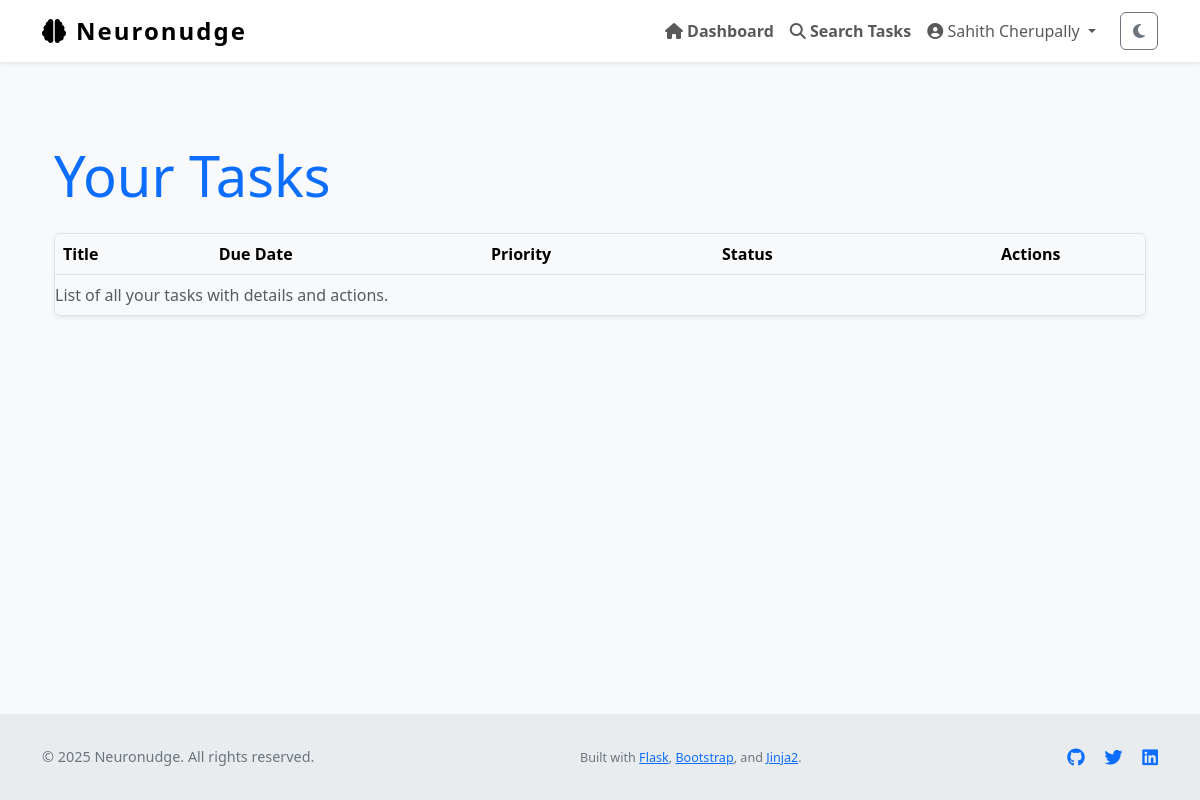
/tasks (signed in), run on an earlier commit of the app's database.
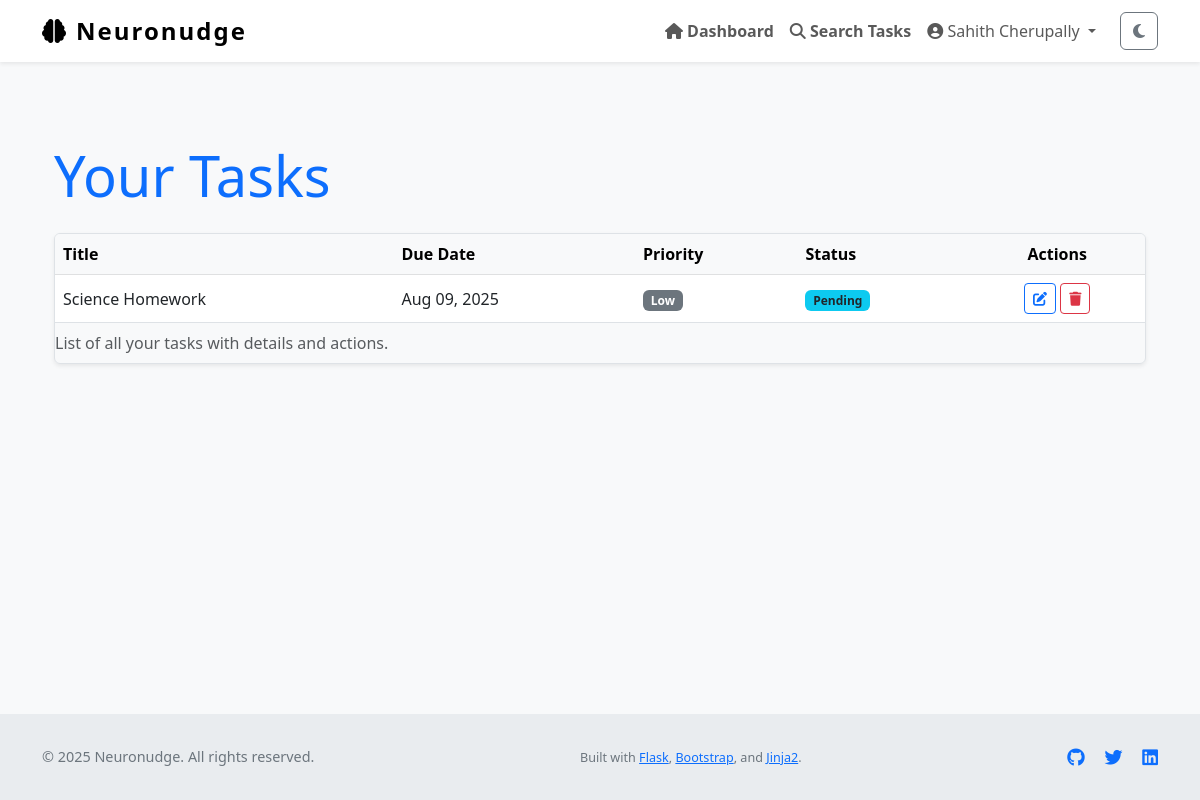
And on a later commit of the database.
### Neuronudge/models.py (models this page shows, shortened)
class User(UserMixin, db.Model):
    id = db.Column(db.Integer, primary_key=True)
    name = db.Column(db.String(150), nullable=True)                # full name
    username = db.Column(db.String(150), unique=True, nullable=False)
    email = db.Column(db.String(150), unique=True, nullable=False)
    password_hash = db.Column(db.String(256), nullable=False)
    profile_type = db.Column(db.String(50), nullable=False, default='General')
    created_at = db.Column(db.DateTime, default=datetime.utcnow)
    tasks = db.relationship('Task', backref='user', lazy=True)
    logs = db.relationship('ActivityLog', backref='user', lazy=True)
    preferences = db.relationship('OnboardingPreferences', back_populates='user', uselist=False)

class Task(db.Model):
    id = db.Column(db.Integer, primary_key=True)
    title = db.Column(db.String(255), nullable=False)
    description = db.Column(db.Text)
    due_date = db.Column(db.DateTime)
    completed = db.Column(db.Boolean, default=False)
    priority = db.Column(db.Integer, default=3)         # 1 = high, 2 = med, 3 = low
    reminder_set = db.Column(db.Boolean, default=False)
    created_at = db.Column(db.DateTime, default=datetime.utcnow)
    updated_at = db.Column(db.DateTime, default=datetime.utcnow, onupdate=datetime.utcnow)
    user_id = db.Column(db.Integer, db.ForeignKey('user.id'), nullable=False)

### Neuronudge/views.py (the view)
@views.route('/tasks')
@login_required
def task_list():
    page = request.args.get('page', 1, type=int)
    tasks = Task.query.filter_by(user_id=current_user.id).paginate(page=page, per_page=10)
    return render_template('task_list.html', tasks=tasks)

### Neuronudge/__init__.py (called while the page is built)
def create_app():
    app = Flask(__name__)
    app.config['SECRET_KEY'] = 'thisissecret'
    app.config['SQLALCHEMY_DATABASE_URI'] = f'sqlite:///{DB_NAME}'
    app.config['SQLALCHEMY_TRACK_MODIFICATIONS'] = False
    db.init_app(app)
    csrf.init_app(app)
    from .views import views
    from .auth import auth
    app.register_blueprint(views, url_prefix='/')
    app.register_blueprint(auth, url_prefix='/')
    from .models import User, Task, OnboardingPreferences, ActivityLog
    with app.app_context():
        db.create_all()
    login_manager = LoginManager()
    login_manager.login_view = 'auth.login'
    login_manager.init_app(app)
    @login_manager.user_loader
    def load_user(id):
        return User.query.get(int(id))
    return app

### Neuronudge/templates/task_list.html (shortened to what this page needs)
{% extends "layout.html" %}
{% block content %}
<section aria-labelledby="taskListHeading" class="my-5">
    <div class="container">
        <h1 id="taskListHeading" class="mb-4 display-4 text-primary">Your Tasks</h1>
        {% if tasks %}
        <div class="table-responsive shadow-sm rounded border">
            <table class="table table-hover align-middle mb-0" aria-describedby="taskListDesc">
                <caption id="taskListDesc">List of all your tasks with details and actions.</caption>
                <thead class="table-light">
                    <tr>
                        <th scope="col">Title</th>
                        <th scope="col">Due Date</th>
                        <th scope="col">Priority</th>
                        <th scope="col">Status</th>
                        <th scope="col" class="text-center">Actions</th>
                    </tr>
                </thead>
                <tbody>
                    {% for task in tasks %}
                    <tr>
                        <td>{{ task.title }}</td>
                        <td>{{ task.due_date.strftime('%b %d, %Y') if task.due_date else 'No due date' }}</td>
                        <td>
                            {% if task.priority == 'High' %}
                                <span class="badge bg-danger">High</span>
                            {% elif task.priority == 'Medium' %}
                                <span class="badge bg-warning text-dark">Medium</span>
                            {% else %}
                                <span class="badge bg-secondary">Low</span>
                            {% endif %}
                        </td>
                        <td>
                            {% if task.completed %}
                                <span class="badge bg-success">Completed</span>
                            {% else %}
                                <span class="badge bg-info text-dark">Pending</span>
                            {% endif %}
                        </td>
                        <td class="text-center">
                            <a href="{{ url_for('views.task_edit', task_id=task.id) }}" class="btn btn-sm btn-outline-primary" aria-label="Edit task {{ task.title }}">
                                <i class="fa-solid fa-pen-to-square"></i>
                            </a>
                            <button type="button" class="btn btn-sm btn-outline-danger btn-delete-task" data-task-id="{{ task.id }}" aria-label="Delete task {{ task.title }}">
                                <i class="fa-solid fa-trash"></i>
                            </button>
                        </td>
                    </tr>
                    {% endfor %}
                </tbody>
            </table>
        </div>
        {% else %}
        <p class="text-muted text-center fs-5">You have no tasks yet. <a href="{{ url_for('views.task_create') }}">Create your first task now.</a></p>
        {% endif %}
    </div>
</section>
{% endblock %}

### Neuronudge/templates/layout.html (shortened to what this page needs)
<!DOCTYPE html>
<html lang="en" class="h-100" data-theme="light">
<head>
    <link href="https://cdn.jsdelivr.net/npm/bootstrap@5.3.0/dist/css/bootstrap.min.css" rel="stylesheet" />
    <link href="https://cdnjs.cloudflare.com/ajax/libs/font-awesome/6.4.0/css/all.min.css" rel="stylesheet" />
    <link rel="stylesheet" href="{{ url_for('static', filename='style.css') }}" />
</head>
<body class="d-flex flex-column h-100" role="document" aria-live="polite" aria-busy="false" aria-label="Neuronudge main document">
<nav class="navbar navbar-expand-lg navbar-light fixed-top bg-white shadow-sm" role="navigation" aria-label="Main navigation">
    <div class="container">
        <a class="navbar-brand d-flex align-items-center" href="{{ url_for('views.home') }}" aria-label="Neuronudge homepage">
            <i class="fa-solid fa-brain me-2" aria-hidden="true"></i> Neuronudge
        </a>
        <div class="collapse navbar-collapse" id="navbarNav">
            <ul class="navbar-nav ms-auto align-items-center" role="menubar">
                {% if current_user.is_authenticated %}
                    <li class="nav-item" role="none">
                        <a class="nav-link fw-semibold" href="{{ url_for('views.dashboard') }}" role="menuitem">
                            <i class="fa-solid fa-house"></i> Dashboard
                        </a>
                    </li>
                    <li class="nav-item" role="none">
                        <a class="nav-link fw-semibold" href="{{ url_for('views.task_search') }}" role="menuitem">
                            <i class="fa-solid fa-magnifying-glass"></i> Search Tasks
                        </a>
                    </li>
                    <li class="nav-item dropdown" role="none">
                        <a class="nav-link dropdown-toggle" href="#" id="profileDropdown" role="button"
                           data-bs-toggle="dropdown" aria-expanded="false" aria-haspopup="true" aria-controls="profileDropdownMenu">
                            <i class="fa-solid fa-user-circle"></i> {{ current_user.name or current_user.email }}
                        </a>
                    </li>
                    <li class="nav-item" role="none">
                        <button id="darkModeToggle" class="btn btn-outline-secondary ms-3" aria-pressed="false" aria-label="Toggle dark mode">
                            <i class="fa-solid fa-moon"></i>
                        </button>
                    </li>
                {% endif %}
            </ul>
        </div>
    </div>
</nav>
<div class="flash-message container position-fixed top-0 end-0 p-3" role="region" aria-live="assertive" aria-atomic="true">
</div>
<main role="main" class="container flex-grow-1 my-4" tabindex="-1">
    {% block content %}{% endblock %}
</main>
<footer class="footer mt-auto" role="contentinfo">
    <div class="container d-flex flex-column flex-md-row justify-content-between align-items-center">
        <p class="mb-2 mb-md-0">&copy; {{ current_year if current_year else "2025" }} Neuronudge. All rights reserved.</p>
        <p class="mb-0">
            <small>
                Built with
                <a href="https://flask.palletsprojects.com/" target="_blank" rel="noopener noreferrer">Flask</a>,
                <a href="https://getbootstrap.com/" target="_blank" rel="noopener noreferrer">Bootstrap</a>,
                and
                <a href="https://jinja.palletsprojects.com/" target="_blank" rel="noopener noreferrer">Jinja2</a>.
            </small>
        </p>
        <div>
            <a href="https://github.com/your-repo" target="_blank" aria-label="GitHub repository" class="text-decoration-none me-3">
            </a>
            <a href="https://twitter.com/yourhandle" target="_blank" aria-label="Twitter profile" class="text-decoration-none me-3">
            </a>
            <a href="https://linkedin.com/in/yourprofile" target="_blank" aria-label="LinkedIn profile" class="text-decoration-none">
            </a>
        </div>
    </div>
</footer>
</body>
</html>

### Neuronudge/static/style.css (style rules this page uses)
body { background-color: #eef; }

### Neuronudge/templates/layout.html (style rules this page uses)
body { padding-top: 70px; background-color: var(--bs-light-bg, #f8f9fa); min-height: 100vh; display: flex; flex-direction: column; text-size-adjust: 100%; }
.navbar-brand { font-weight: 700; font-size: 1.5rem; letter-spacing: 2px; }
.footer { margin-top: auto; padding: 2rem 0; background-color: var(--bs-light-footer-bg, #e9ecef); text-align: center; font-size: 0.9rem; color: #6c757d; }

What changed in the data, as far as the page shows it:
added Task: title "Science Homework", due_date "Aug 09, 2025", priority "Low", completed "Pending"
